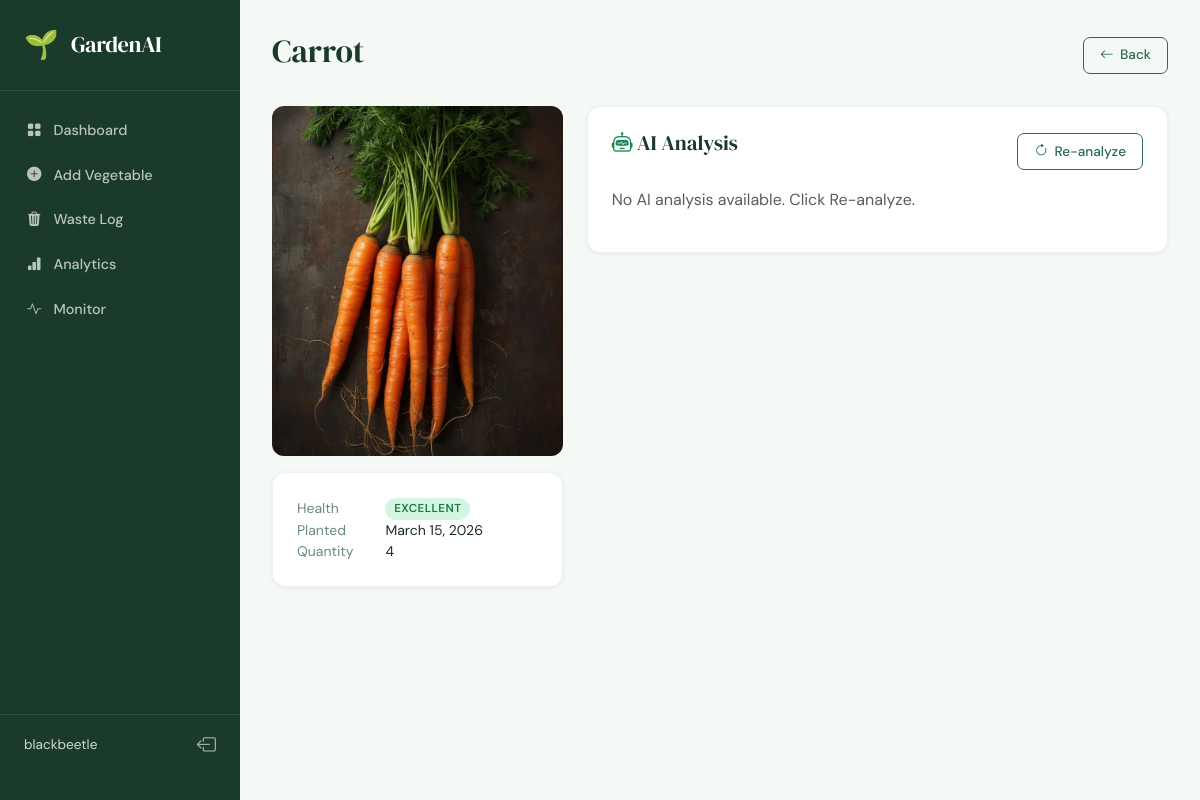
/vegetable/14/ (signed in), run on the app's committed database.
### garden/models.py (models this page shows, shortened)
class Vegetable(models.Model):
    HEALTH_CHOICES = [
        ('excellent', 'Excellent'),
        ('good', 'Good'),
        ('fair', 'Fair'),
        ('poor', 'Poor'),
    ]
    user = models.ForeignKey(User, on_delete=models.CASCADE, related_name='vegetables')
    name = models.CharField(max_length=100)
    variety = models.CharField(max_length=100, blank=True)
    planted_date = models.DateField()
    quantity = models.PositiveIntegerField(default=1)
    location = models.CharField(max_length=200, blank=True)
    notes = models.TextField(blank=True)
    photo = models.ImageField(upload_to='vegetables/', blank=True, null=True)
    ai_analysis = models.TextField(blank=True)
    health_status = models.CharField(max_length=20, choices=HEALTH_CHOICES, default='good')
    created_at = models.DateTimeField(auto_now_add=True)
    updated_at = models.DateTimeField(auto_now=True)
    class Meta:
        ordering = ['-created_at']

### garden/views.py (the view, shortened to what this page needs)
# urls.py: path('vegetable/<int:pk>/', views.vegetable_detail, name='vegetable_detail'),
@login_required
def vegetable_detail(request, pk):
    veg = get_object_or_404(Vegetable, pk=pk, user=request.user)
    scans = ScanResult.objects.filter(vegetable=veg).order_by('-scanned_at')[:5]
    return render(request, 'garden/vegetable_detail.html', {'veg': veg, 'scans': scans})

### garden/templates/garden/vegetable_detail.html (shortened to what this page needs)
{% extends 'base.html' %}
{% block content %}
<div class="page-header">
  <h1>{{ veg.name }} {% if veg.variety %}<small style="font-size:1.1rem;color:var(--text-muted)">{{ veg.variety }}</small>{% endif %}</h1>
  <a href="{% url 'dashboard' %}" class="btn-outline-green"><i class="bi bi-arrow-left"></i> Back</a>
</div>
<div class="detail-grid">
  <div>
    {% if veg.photo %}
    <img src="{{ veg.photo.url }}" alt="{{ veg.name }}" class="detail-photo">
    {% endif %}
    <div class="section-card mt-3">
      <table style="width:100%;font-size:.875rem">
        <tr><td style="color:var(--text-muted)">Health</td><td><span class="health-badge {{ veg.health_status }}">{{ veg.get_health_status_display }}</span></td></tr>
        <tr><td style="color:var(--text-muted)">Planted</td><td>{{ veg.planted_date }}</td></tr>
        <tr><td style="color:var(--text-muted)">Quantity</td><td>{{ veg.quantity }}</td></tr>
      </table>
    </div>
  </div>
  <div>
    <div class="section-card">
      <div class="section-header">
        <h2><i class="bi bi-robot text-success"></i> AI Analysis</h2>
        {% if veg.photo %}
        <form method="post" style="margin:0">
          <button name="reanalyze" class="btn-outline-green"><i class="bi bi-arrow-clockwise"></i> Re-analyze</button>
        </form>
        {% endif %}
      </div>
      {% if veg.ai_analysis %}
      <div class="ai-analysis-box">{{ veg.ai_analysis }}</div>
      {% else %}
      <p class="text-muted">No AI analysis available. {% if not veg.photo %}Upload a photo to enable analysis.{% else %}Click Re-analyze.{% endif %}</p>
      {% endif %}
    </div>
  </div>
</div>
{% endblock %}

### garden/templates/base.html (shortened to what this page needs)
<!DOCTYPE html>
<html lang="en">
<head>
<link href="https://cdn.jsdelivr.net/npm/bootstrap@5.3.0/dist/css/bootstrap.min.css" rel="stylesheet">
<link rel="stylesheet" href="https://cdn.jsdelivr.net/npm/bootstrap-icons@1.11.0/font/bootstrap-icons.css">
{% load static %}
<link rel="stylesheet" href="{% static 'css/style.css' %}">
</head>
<body>
{% if user.is_authenticated %}
<nav class="sidebar">
  <div class="sidebar-brand">
    <span class="brand-icon">🌱</span>
    <span class="brand-name">GardenAI</span>
  </div>
  <ul class="sidebar-nav">
    <li><a href="{% url 'dashboard' %}" class="nav-link {% if request.resolver_match.url_name == 'dashboard' %}active{% endif %}">
      <i class="bi bi-grid-fill"></i> Dashboard</a></li>
    <li><a href="{% url 'add_vegetable' %}" class="nav-link {% if request.resolver_match.url_name == 'add_vegetable' %}active{% endif %}">
      <i class="bi bi-plus-circle-fill"></i> Add Vegetable</a></li>
    <li><a href="{% url 'waste_log' %}" class="nav-link {% if request.resolver_match.url_name == 'waste_log' %}active{% endif %}">
      <i class="bi bi-trash3-fill"></i> Waste Log</a></li>
    <li><a href="{% url 'analytics' %}" class="nav-link {% if request.resolver_match.url_name == 'analytics' %}active{% endif %}">
      <i class="bi bi-bar-chart-fill"></i> Analytics</a></li>
    <li><a href="{% url 'monitor' %}" class="nav-link {% if request.resolver_match.url_name == 'monitor' %}active{% endif %}">
      <i class="bi bi-activity"></i> Monitor</a></li>
  </ul>
  <div class="sidebar-footer">
    <span class="user-name">{{ user.username }}</span>
    <a href="{% url 'logout' %}" class="btn-logout"><i class="bi bi-box-arrow-left"></i></a>
  </div>
</nav>
<main class="main-content">
{% endif %}
{% block content %}{% endblock %}
{% if user.is_authenticated %}</main>{% endif %}
{% load static %}
</body>
</html>

### static/css/style.css (style rules this page uses)
:root { --green-dark: #1a3a2a; --green-mid: #2d6a4f; --green-light: #40916c; --green-pale: #d8f3dc; --accent: #52b788; --text: #1b2d24; --text-muted: #6b8c7a; --bg: #f4f9f6; --card-bg: #ffffff; --sidebar-w: 240px; }
* { box-sizing: border-box; margin: 0; padding: 0; }
body { font-family: 'DM Sans', sans-serif; background: var(--bg); color: var(--text); display: flex; min-height: 100vh; }
.sidebar { width: var(--sidebar-w); background: var(--green-dark); min-height: 100vh; position: fixed; left: 0; top: 0; display: flex; flex-direction: column; padding: 1.5rem 0; z-index: 100; }
.sidebar-brand { display: flex; align-items: center; gap: .75rem; padding: 0 1.5rem 1.5rem; border-bottom: 1px solid rgba(255,255,255,.1); }
.brand-icon { font-size: 1.75rem; }
.brand-name { font-family: 'DM Serif Display', serif; font-size: 1.4rem; color: #fff; letter-spacing: -.02em; }
.sidebar-nav { list-style: none; padding: 1rem 0; flex: 1; }
.sidebar-nav li { margin: .15rem 0; }
.sidebar-nav .nav-link { display: flex; align-items: center; gap: .75rem; padding: .65rem 1.5rem; color: rgba(255,255,255,.7); text-decoration: none; font-size: .9rem; font-weight: 500; transition: all .2s; border-left: 3px solid transparent; }
.sidebar-footer { padding: 1rem 1.5rem; border-top: 1px solid rgba(255,255,255,.1); display: flex; align-items: center; justify-content: space-between; }
.user-name { color: rgba(255,255,255,.8); font-size: .85rem; }
.btn-logout { color: rgba(255,255,255,.6); text-decoration: none; font-size: 1.2rem; }
.main-content { margin-left: var(--sidebar-w); flex: 1; padding: 2rem; min-height: 100vh; }
.page-header { display: flex; align-items: center; justify-content: space-between; margin-bottom: 1.75rem; }
.page-header h1 { font-family: 'DM Serif Display', serif; font-size: 2rem; color: var(--green-dark); }
.btn-outline-green { border: 1.5px solid var(--green-mid); color: var(--green-mid); padding: .45rem 1rem; border-radius: 7px; text-decoration: none; font-weight: 500; font-size: .85rem; display: inline-flex; align-items: center; gap: .4rem; cursor: pointer; background: none; transition: all .2s; }
.section-card { background: var(--card-bg); border-radius: 14px; padding: 1.5rem; margin-bottom: 1.5rem; box-shadow: 0 1px 4px rgba(0,0,0,.07); border: 1px solid rgba(0,0,0,.05); }
.section-card h2 { font-family: 'DM Serif Display', serif; font-size: 1.3rem; color: var(--green-dark); margin-bottom: 1rem; }
.section-header { display: flex; align-items: center; justify-content: space-between; margin-bottom: 1rem; }
.health-badge { display: inline-block; padding: .15rem .55rem; border-radius: 20px; font-size: .72rem; font-weight: 600; text-transform: uppercase; letter-spacing: .04em; }
.health-badge.excellent { background: #d5f5e3; color: #1a7a40; }
.detail-grid { display: grid; grid-template-columns: 1fr 2fr; gap: 1.5rem; }
.detail-photo { width: 100%; border-radius: 12px; object-fit: cover; max-height: 350px; }

### data on the page
Vegetable: name "Carrot", photo (picture), health_status "EXCELLENT", planted_date "March 15, 2026", quantity "4"

### other printed values
{{ user.username }} "blackbeetle"
